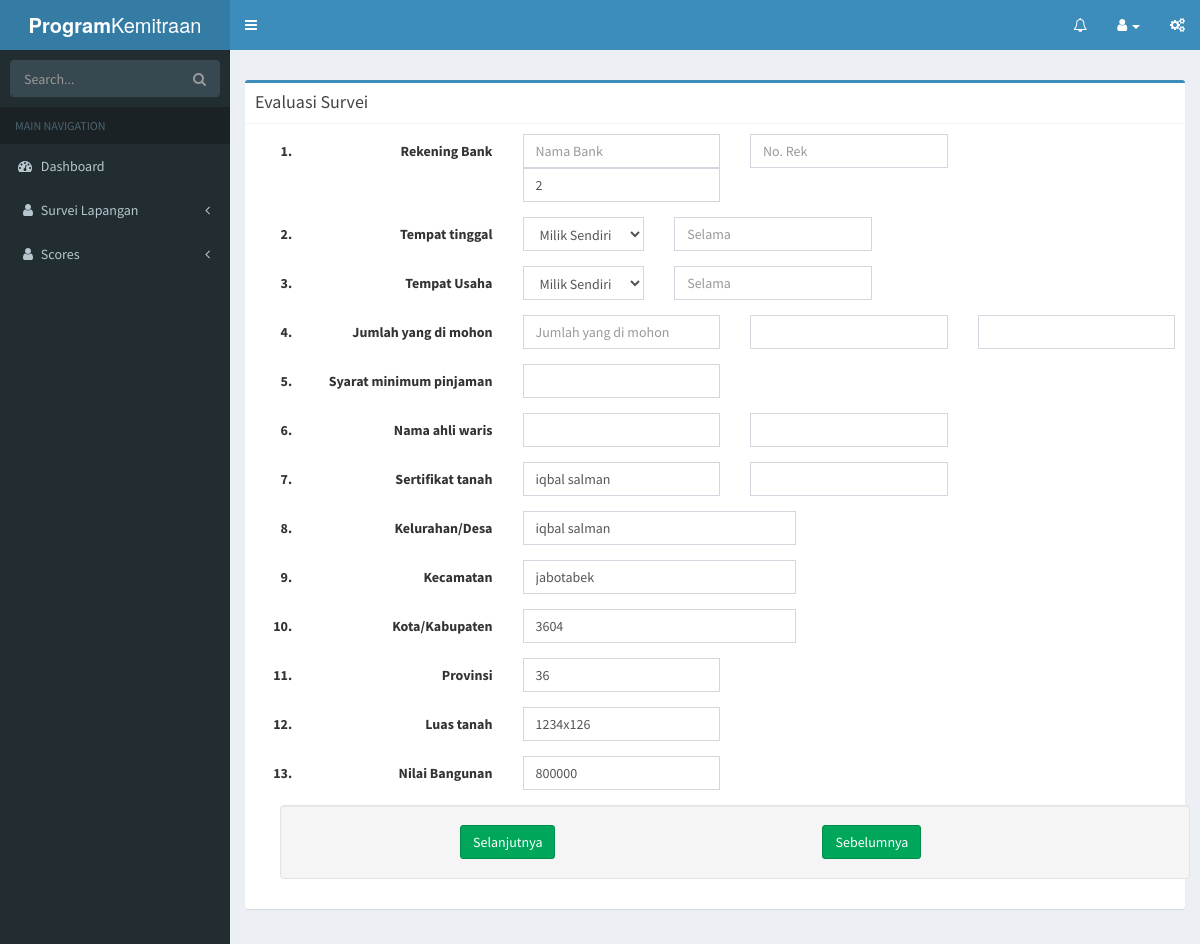
Page /index.php/survei3 on the committed database.
### tables this page shows
CREATE TABLE `survei2` (
  `jb_modal` varchar(40) NOT NULL,
  `s_pembelian` int(30) NOT NULL,
  `asal_pembelian` varchar(40) NOT NULL,
  `k_stok_barang` int(30) NOT NULL,
  `t_stok_barang` varchar(50) NOT NULL,
  `k_stok_barang_r` int(30) NOT NULL,
  `t_stok_barang_r` varchar(50) NOT NULL,
  `k_penjualan_r` varchar(50) NOT NULL,
  `nilai_penjualan_r` int(30) NOT NULL,
  `p_laba_angsur` int(30) NOT NULL,
  `j_baku_bibit` varchar(50) NOT NULL,
  `s_baku` varchar(50) NOT NULL,
  `s_bibit` varchar(50) NOT NULL,
  `k_butuhan_baku` int(30) NOT NULL,
  `t_butuhan_baku` int(30) NOT NULL,
  `j_bahan_penolong` varchar(40) NOT NULL,
  `s_bahan_penolong` int(30) NOT NULL,
  `k_bahan_penolong` int(30) NOT NULL,
  `t_bahan_penolong` int(30) NOT NULL,
  `h_peroduksi` varchar(50) NOT NULL,
  `k_peroduksi_rata` varchar(50) NOT NULL,
  `k_penjualan_rata` int(30) NOT NULL,
  `n_penjualan_rata` int(30) NOT NULL,
  `k_angsur_rata` int(30) NOT NULL,
  `p_pinjaman_anggota` int(30) NOT NULL,
  `k_pemberi_pinjaman` int(30) NOT NULL,
  `bunga_anggota` int(30) NOT NULL,
  `n_bunga_anggota` int(30) NOT NULL,
  `jangka_waktu` varchar(50) NOT NULL,
  `k_yisih_laba` int(30) NOT NULL,
  `pelanggan_tetap` varchar(50) NOT NULL,
  `c_pembayaran` varchar(50) NOT NULL,
  `bn_bayar` varchar(50) NOT NULL,
  `c_pengiriman` varchar(50) NOT NULL,
  `w_pasaran` varchar(50) NOT NULL,
  `kemitraan_assosiasi1` varchar(50) NOT NULL,
  `kemitraan_assosiasi2` varchar(50) NOT NULL,
  `jml_pegawai` int(30) NOT NULL,
  `t_ahli` varchar(50) NOT NULL,
  `t_sedang` varchar(40) NOT NULL,
  `t_kurang` varchar(50) NOT NULL,
  `c_orang` varchar(50) NOT NULL,
  `jml_orang` varchar(50) NOT NULL,
  `upah_rendah` int(30) NOT NULL,
  `upah_tinggi` int(30) NOT NULL,
  `c_memperoleh` int(30) NOT NULL,
  `jml_pengurus` varchar(40) NOT NULL,
  `jml_anggota` varchar(40) NOT NULL,
  `manajemen_p` varchar(40) NOT NULL,
  `ke_produksi` varchar(40) NOT NULL,
  `pemasaran_produk` varchar(40) NOT NULL,
  `keuangan` varchar(40) NOT NULL,
  `pesaing` varchar(40) NOT NULL,
  `langkah_dilakukan` varchar(40) NOT NULL,
  `langkah_lainnya` varchar(40) NOT NULL,
  `idsurvei2` int(30) NOT NULL,
  `idsurvei1` int(30) DEFAULT NULL
);

CREATE TABLE `perusahaan` (
  `idperusahaan` int(30) NOT NULL,
  `nama_perusahaan` varchar(50) DEFAULT NULL,
  `tpemilik_koprasi` varchar(50) DEFAULT NULL,
  `p_binaan_pk` date DEFAULT NULL,
  `kd_binaan` int(10) DEFAULT NULL,
  `bidang_usaha` varchar(40) DEFAULT NULL,
  `jenis_usaha` varchar(40) DEFAULT NULL,
  `alamat_perusahaan` text,
  `kelurahan_perusahaan` varchar(30) DEFAULT NULL,
  `kecamatan_perusahaan` varchar(30) DEFAULT NULL,
  `kota_perusahaan` varchar(30) DEFAULT NULL,
  `provinsi_p` varchar(30) DEFAULT NULL,
  `kode_pos_p` int(20) DEFAULT NULL,
  `notlp_perusahaan` int(20) DEFAULT NULL,
  `upload_struk_organisasi` varchar(100) DEFAULT NULL,
  `stt_usaha` varchar(30) DEFAULT NULL,
  `thn_sttusaha` date DEFAULT NULL,
  `siup` varchar(30) DEFAULT NULL,
  `tdp` varchar(30) DEFAULT NULL,
  `ho` varchar(30) DEFAULT NULL,
  `situ` varchar(30) DEFAULT NULL,
  `sku` varchar(30) DEFAULT NULL,
  `npwp` int(20) DEFAULT NULL,
  `nmpgang_hak` varchar(40) DEFAULT NULL,
  `lokasi_tanah` varchar(40) DEFAULT NULL,
  `luas_tanah` varchar(40) DEFAULT NULL,
  `srs_tansi` varchar(100) DEFAULT NULL,
  `berdiri_tahun` date DEFAULT NULL,
  `jml_karyawan` int(20) DEFAULT NULL,
  `jml_teng_ahli` int(20) DEFAULT NULL,
  `jml_pengurus` int(11) DEFAULT NULL,
  `rekening_koran` varchar(40) DEFAULT NULL,
  `nama_bank_koran` varchar(50) DEFAULT NULL,
  `alamat_bank_koran` text,
  `nomer_buku_tabungan` varchar(40) DEFAULT NULL,
  `nama_bank` varchar(50) DEFAULT NULL,
  `alamat_tabungan` text,
  `bantuan_l` int(30) DEFAULT NULL,
  `idresi` int(15) DEFAULT NULL,
  `no_tanah` varchar(11) DEFAULT NULL,
  `bdn_hukum` varchar(11) DEFAULT NULL
);

CREATE TABLE `keuangan` (
  `idkeuangan` int(20) NOT NULL,
  `idperusahaan` int(30) DEFAULT NULL,
  `thn1` date DEFAULT NULL,
  `thn2` date DEFAULT NULL,
  `kas1` int(30) DEFAULT NULL,
  `kas2` int(30) DEFAULT NULL,
  `bank1` int(30) DEFAULT NULL,
  `bank2` int(30) DEFAULT NULL,
  `piutang1` int(30) DEFAULT NULL,
  `piutang2` int(30) DEFAULT NULL,
  `pes_barang1` int(30) DEFAULT NULL,
  `pes_barang2` int(30) DEFAULT NULL,
  `per_produksi1` int(30) DEFAULT NULL,
  `per_produksi2` int(30) DEFAULT NULL,
  `per_kantor1` int(30) DEFAULT NULL,
  `per_kantor2` int(30) DEFAULT NULL,
  `total_af1` int(30) DEFAULT NULL,
  `total_af2` int(30) DEFAULT NULL,
  `bangunan1` int(30) DEFAULT NULL,
  `bangunan2` int(30) DEFAULT NULL,
  `tanah1` int(30) DEFAULT NULL,
  `tanah2` int(40) DEFAULT NULL,
  `lain1` int(30) DEFAULT NULL,
  `lain2` int(30) DEFAULT NULL,
  `total_akv1` int(30) DEFAULT NULL,
  `total_akv2` int(30) DEFAULT NULL,
  `htnb1` int(30) DEFAULT NULL,
  `htnb2` int(30) DEFAULT NULL,
  `hutang_dagang1` int(30) NOT NULL,
  `hutang_dagang2` int(30) DEFAULT NULL,
  `hlain1` int(30) DEFAULT NULL,
  `hlain2` int(30) DEFAULT NULL,
  `modal1` int(30) DEFAULT NULL,
  `modal2` int(30) DEFAULT NULL,
  `laba_ditahan1` int(30) DEFAULT NULL,
  `laba_ditahan2` int(30) DEFAULT NULL,
  `total_pasiva1` int(30) DEFAULT NULL,
  `total_pasiva2` int(30) DEFAULT NULL,
  `nama_bank` varchar(50) DEFAULT NULL,
  `pok_pinjaman` int(30) DEFAULT NULL,
  `besar_Bunga` int(30) DEFAULT NULL,
  `prosentasi_bunga` int(10) DEFAULT NULL,
  `sisa_pinjaman` varchar(20) DEFAULT NULL,
  `sisa_kali_ansur` int(20) DEFAULT NULL,
  `jml_angsuran` int(20) DEFAULT NULL,
  `nama_perusahaan_d` varchar(50) DEFAULT NULL,
  `pokok_pinjaman_dagang` int(30) DEFAULT NULL,
  `Besar_bunga_dagang` int(30) DEFAULT NULL,
  `prosentase_bunga_dagang` int(30) DEFAULT NULL,
  `sisa_pinjaman_dagang` int(30) DEFAULT NULL,
  `sisa_angsuran_dagang` int(30) DEFAULT NULL,
  `jml_angsuran_dagang` int(30) DEFAULT NULL,
  `nama_bumn` varchar(50) DEFAULT NULL,
  `pokok_pinjaman_bumn` int(30) DEFAULT NULL,
  `besar_bunga_bumn` int(30) DEFAULT NULL,
  `prosentase_bunga_bumn` int(30) DEFAULT NULL,
  `sisa_pinjaman_bumn` int(30) DEFAULT NULL,
  `sisa_angsuran_bumn` int(30) DEFAULT NULL,
  `jml_angsuran_bumn` int(30) DEFAULT NULL,
  `nama_badan` varchar(40) DEFAULT NULL,
  `pokok_pinjaman_badan` int(30) DEFAULT NULL,
  `besar_bunga_badan` int(30) DEFAULT NULL,
  `prosentase_bunga_badan` int(30) DEFAULT NULL,
  `sisa_pinjaman_badan` int(30) DEFAULT NULL,
  `sisa_angsuran_badan` int(30) DEFAULT NULL,
  `jml_angsuran_badan` int(30) DEFAULT NULL
);

### application/controllers/survei3.php (called while the page is built, shortened)
<?php
class Survei3 extends CI_Controller{
	function __construct(){
		$this->load->model('m_select');
		$this->load->library('m_pdf');
		$this->load->model('m_evaluasi');
		$this->load->model('m_survei1');
		$this->load->model('m_survei3');
		$this->load->helper('url');
	}
	function index(){
		$data['provinsi']=$this->m_select->provinsi();
	    $data['query'] = $this->m_survei3->survei()->result();
		$data['qry'] = $this->db->order_by('idsurvei2 desc')->limit(1)->get('survei2')->row();
		$this->load->view('survei3',$data);
	}
}
?>

### index.php (called while the page is built, shortened)
<?php
require_once BASEPATH.'core/CodeIgniter.php';

### application/models/m_survei3.php (called while the page is built, shortened)
<?php
class M_survei3 extends CI_Model{
	function survei()
	{
		$query = $this->db->query('select *from biodata b
		 	                        join perusahaan p on  (b.idresi=p.idresi)
                                    join keuangan k on(p.idperusahaan=k.idperusahaan)
                                    join pendapatan pe on (k.idkeuangan=pe.idkeuangan)
                                    join kegiatan_usaha kg on (pe.idpendapatan=kg.idpendapatan)
                                    join evaluasi ve on (kg.idkegitanusaha=ve.idkegitanusaha)
                                    JOIN penilaian pes on (ve.idevaluasi=pes.idevaluasi)');
		return $query;
	}
}
?>

### application/views/survei3.php (the view, shortened to what this page needs)
<!DOCTYPE html>
<html>
<head>
  <link rel="stylesheet" href="<?php echo base_url(); ?>asset/bootstrap/css/bootstrap.min.css">
  <link rel="stylesheet" href="https://cdnjs.cloudflare.com/ajax/libs/font-awesome/4.5.0/css/font-awesome.min.css">
  <link rel="stylesheet" href="https://cdnjs.cloudflare.com/ajax/libs/ionicons/2.0.1/css/ionicons.min.css">
  <link rel="stylesheet" href="<?php echo base_url(); ?>asset/dist/css/AdminLTE.min.css">
  <link rel="stylesheet" href="<?php echo base_url(); ?>asset/dist/css/skins/_all-skins.min.css">
  <link rel="stylesheet" href="<?php echo base_url(); ?>asset/lib/css/default.css">
</head>
<body class="hold-transition skin-blue sidebar-mini">
<div class="wrapper">
  <header class="main-header">
    <a href="index2.html" class="logo">
      <span class="logo-lg"><b>Program</b>Kemitraan</span>
    </a>
    <nav class="navbar navbar-static-top">
      <a href="#" class="sidebar-toggle" data-toggle="offcanvas" role="button">
      </a>
      <div class="navbar-custom-menu">
        <ul class="nav navbar-nav">
          <li class="dropdown notifications-menu">
            <a href="#" class="dropdown-toggle" data-toggle="dropdown">
              <i class="fa fa-bell-o"></i>
            </a>
          </li>
          <li class="dropdown">
           <a href="#" class="dropdown-toggle" data-toggle="dropdown"><i class="fa fa-user"></i><?php echo $this->session->userdata('username'); ?> <b class="caret"></b></a>
                </li>
          <li>
            <a href="#" data-toggle="control-sidebar"><i class="fa fa-gears"></i></a>
          </li>
        </ul>
      </div>
    </nav>
  </header>
  <aside class="main-sidebar">
    <section class="sidebar">
      <form action="#" method="get" class="sidebar-form">
        <div class="input-group">
          <input type="text" name="q" class="form-control" placeholder="Search...">
              <span class="input-group-btn">
                <button type="submit" name="search" id="search-btn" class="btn btn-flat"><i class="fa fa-search"></i>
                </button>
              </span>
        </div>
      </form>
      <ul class="sidebar-menu">
        <li class="header">MAIN NAVIGATION</li>
         <li class="treeview">
          <a href="<?php echo base_url()."index.php/dashboard/surveyor"; ?>">
            <i class=" fa fa-dashboard "></i> <span>Dashboard</span>
          </a>
        </li>
        <li class="treeview">
          <a href="#">
            <i class="fa fa-fw fa-user"></i> <span>Survei Lapangan</span>
            <span class="pull-right-container">
              <i class="fa fa-angle-left pull-right"></i>
            </span>
          </a>
        </li>
          <li class="treeview">
          <a href="#">
            <i class="fa fa-fw fa-user"></i> <span>Scores</span>
            <span class="pull-right-container">
              <i class="fa fa-angle-left pull-right"></i>
            </span>
          </a>
        </li>
      </ul>
    </section>
  </aside>
  <div class="content-wrapper">
    <section class="content-header">
    </section>
    <section class="content">
      <div class="row">
        <div class="col-md-12">
          <div class="box box-primary">
            <div class="box-header with-border">
              <h3 class="box-title">Evaluasi Survei</h3>
            </div>
			 <div class="box-body">
        <?php  foreach ($query as $u) {
        }  ?>
         <form class="form-horizontal" action="<?php echo site_url('survei3/insert'); ?>" method="post" enctype="multipart/form-data">
         <ol type="1">
         <div class="form-group">
        <label class="col-lg-3 control-label"><li>Rekening Bank</li></label>
         <div class="col-lg-3">
            <input type="text" name="bank1" class="form-control" placeholder="Nama Bank">
            <input type="text" name="idsurvei2" placeholder="Id Survei 1" id="idsurvei2" class="form-control" value="<?php echo $qry->idsurvei2?>" >
        </div>
         <div class="col-lg-3">
            <input type="text" name="no_rek" class="form-control" placeholder="No. Rek">
        </div>
        </div>
        <div class="form-group">
        <label class="col-lg-3 control-label"><li>Tempat tinggal</li></label>
        <div class="col-lg-2">
            <select name="t_tinggal" class="form-control">
          <option value="Milik Sendiri">Milik Sendiri</option>
            </select>
        </div>
         <div class="col-lg-3">
            <input type="text" name="lama_tinggal" class="form-control" placeholder="Selama">
        </div>
        </div>
         <div class="form-group">
        <label class="col-lg-3 control-label"><li>Tempat Usaha</li></label>
        <div class="col-lg-2">
            <select name="t_usaha" class="form-control">
          <option value="Milik Sendiri">Milik Sendiri</option>
            </select>
        </div>
         <div class="col-lg-3">
            <input type="text" name="lama_tinggal" class="form-control" placeholder="Selama">
        </div>
        </div>
         <div class="form-group">
        <label class="col-lg-3 control-label"><li>Jumlah yang di mohon</li></label>
          <div class="col-lg-3">
            <input type="text" name="jml_mohon" class="form-control" placeholder="Jumlah yang di mohon">
        </div>
         <div class="col-lg-3">
            <input type="text" name="penggunaan1" class="form-control" >
        </div>
         <div class="col-lg-3">
            <input type="text" name="penggunaan2" class="form-control" >
        </div>
        </div>
         <div class="form-group">
        <label class="col-lg-3 control-label"><li>Syarat minimum pinjaman</li></label>
         <div class="col-lg-3">
            <input type="text" name="syarat_minimun" class="form-control" >
        </div>
        </div>
        <div class="form-group">
        <label class="col-lg-3 control-label"><li>Nama ahli waris</li></label>
         <div class="col-lg-3">
            <input type="text" name="nama_waris" class="form-control" >
        </div>
        <div class="col-lg-3">
            <input type="text" name="hubungan" class="form-control" >
        </div>
        </div>
        <div class="form-group">
        <label class="col-lg-3 control-label"><li>Sertifikat tanah</li></label>
         <div class="col-lg-3">
            <input type="text" name="nama_p_tanah" class="form-control" placeholder="nama_pemilik"
            value="<?php echo $u->nmpgang_hak?>" >
        </div>
        <div class="col-lg-3">
            <input type="text" name="no_shm" class="form-control" >
        </div>
        </div>
<div class="form-group">
        <label class="col-lg-3 control-label"><li>Kelurahan/Desa</li></label>
        <div class="col-lg-4">
            <input type="text" name="klurah" class="form-control" value="<?php echo $u->nmpgang_hak?>" >
        </div>
    </div>
     <div class="form-group">
        <label class="col-lg-3 control-label"><li>Kecamatan</li></label>
        <div class="col-lg-4">
            <input type="text" name="kcamatan" class="form-control" value="<?php echo $u->lokasi_tanah?>" >
        </div>
    </div>
  <div class="form-group">
        <label class="col-lg-3 control-label"><li>Kota/Kabupaten</li></label>
        <div class="col-lg-4">
            <input type="text" name="ktkb" class="form-control" value="<?php echo $u->kota_perusahaan?>" >
        </div>
    </div>
  <div class="form-group">
        <label class="col-lg-3 control-label"><li>Provinsi</li></label>
        <div class="col-lg-3">
            <input type="text" name="provinsi" class="form-control" value="<?php echo $u->provinsi_p?>" >
        </div>
    </div>
    <div class="form-group">
        <label class="col-lg-3 control-label"><li>Luas tanah</li></label>
        <div class="col-lg-3">
            <input type="text" name="l_tanah" class="form-control" value="<?php echo $u->luas_tanah?>">
        </div>
    </div>
    <div class="form-group">
        <label class="col-lg-3 control-label"><li>Nilai Bangunan</li></label>
        <div class="col-lg-3">
            <input type="text" name="n_bangunan" class="form-control" value="<?php echo $u->bangunan2?>">
        </div>
    </div>
   <div class="form-group well">
     <label class="col-lg-2 control-label"></label>
     <div class="col-lg-5">
        <input type="submit" class="btn btn-success" value="Selanjutnya">
    </div>
  <div class="col-lg-5">
    <?php echo anchor('survei2/edit/'.$qry->idsurvei2,'<input type="button" class="btn btn-success" value="Sebelumnya">'); ?>
    </div>
    </div>
    </ol>
</form>
                 </div>
        </div>
      </div>
    </section>
      </div>
	  </div>
</body>
</html>

### rows in the picture
survei2: idsurvei2 "2"
perusahaan: nama_p_tanah "iqbal salman", klurah "iqbal salman", kcamatan "jabotabek", ktkb "3604", provinsi "36", l_tanah "1234x126"
keuangan: n_bangunan "800000"
